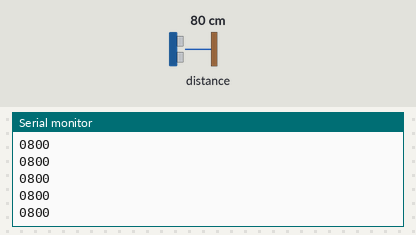
Simulated run of this sketch. Board: Arduino Uno, built with avr-gcc and run on an emulated ATmega328P. Parts: the last lines printed to the serial monitor. Inputs (shaded band) come from the test bench; at power-on: distance to the obstacle 80 cm.

Above: at 1.2 s.
1.3 s: distance to the obstacle set to 2 cm
At 2.2 s:
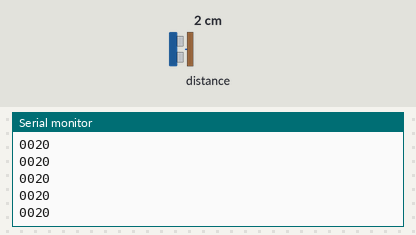
2.8 s: distance to the obstacle set to 4 cm
At 3.8 s:
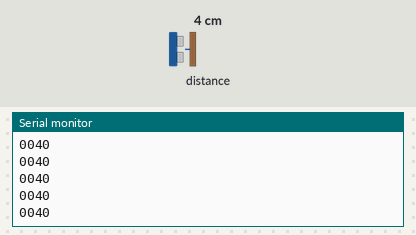
Timing chart, 0 to 5.8 s (numbered marks = the images above; inputs shaded):
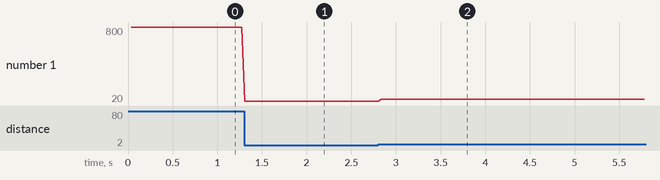

Measured:
- after the input at 1.3 s, the serial monitor: prints a new line at once (image 1)
- after the input at 2.8 s, the serial monitor: prints a new line at once (image 2)
- plotted number 1: 800 → 20 after the input at 1.3 s, 20 → 40 after the input at 2.8 s

The sketch:

Nano_TOF_R_Code.ino
```cpp
#include "Adafruit_VL53L0X.h"

Adafruit_VL53L0X lox = Adafruit_VL53L0X();

int dist;//max --> 19528
void setup() {
  Serial.begin(115200);

  // wait until serial port opens for native USB devices
  while (! Serial) {
    delay(1);
  }

  Serial.println("Adafruit VL53L0X test.");
  if (!lox.begin()) {
    Serial.println(F("Failed to boot VL53L0X"));
    while (1);
  }
  // power
  Serial.println(F("VL53L0X API Continuous Ranging example\n\n"));

  // start continuous ranging
  lox.startRangeContinuous();

}


void loop() {


  if (lox.isRangeComplete()) {
    dist = lox.readRange();
    String dist_str = String(dist);

    if (dist_str.length() == 1) {
      dist_str = "000" + dist_str;
    }
    else if (dist_str.length() == 2) {
      dist_str = "00" + dist_str;
    }
    else if (dist_str.length() == 3) {
      dist_str = "0" + dist_str;
    }
    //else if(dist_str.length() == 4){ dist_str = "" + dist_str; }

    for (int i = 0; i < dist_str.length(); i++)
    {
      Serial.write(dist_str.charAt(i));
    }
    Serial.write('\n');
    delay(3);
    //Serial.println(dist_str);
  }

  //Serial.write(dist);
}
/*
  #include "Adafruit_VL53L0X.h"

  Adafruit_VL53L0X lox = Adafruit_VL53L0X();

  void setup() {
  Serial.begin(115200);

  // wait until serial port opens for native USB devices
  while (! Serial) {
    delay(1);
  }

  Serial.println("Adafruit VL53L0X test.");
  if (!lox.begin()) {
    Serial.println(F("Failed to boot VL53L0X"));
    while(1);
  }
  // power
  Serial.println(F("VL53L0X API Continuous Ranging example\n\n"));

  // start continuous ranging
  lox.startRangeContinuous();
  }

  void loop() {
  if (lox.isRangeComplete()) {
    int dist = lox.readRange();
  //    int dummy = dist, counter = 0;
  //    while (dummy != 0) {
  //      counter ++;
  //      dummy /= 10;
  //    }
  //    dist += (counter * power(10, counter));
    Serial.print("Distance in mm: ");
    Serial.println(dist);
    Serial.write(dist);
  }
  }

  int power(int a, int b)
  {
  int res = 1;
  for(int i = 0; i < b; i++)
  {
    res *= a;
  }
  return res;
  }
*/
```
